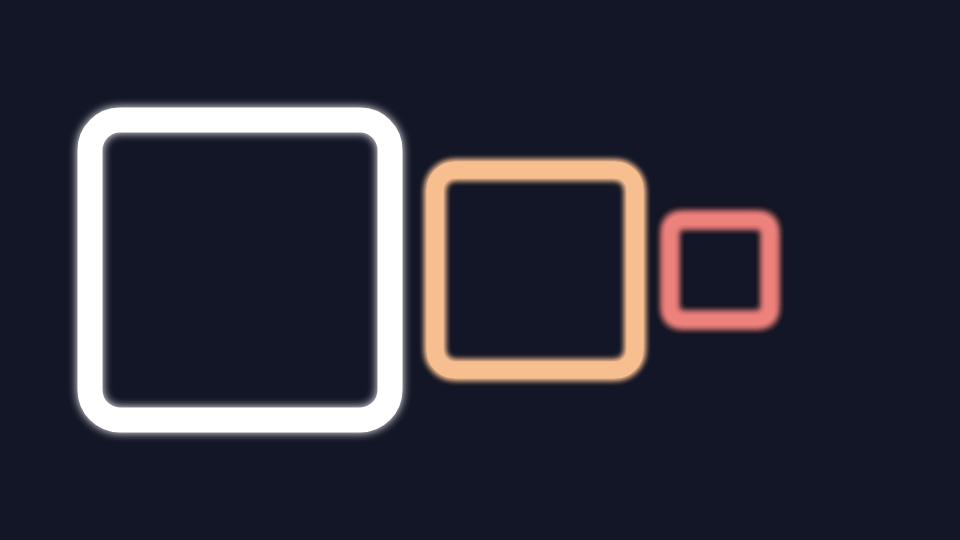
Frame 1 (no input)
Frame 60 (no input): identical to frame 1, image omitted
Frame 120 (the mouse pressed at the canvas centre since frame 60): identical to frame 1, image omitted

The p5.js sketch that drew this single still picture (run headless with seeded random() and noise() and a simulated clock; from frame 60 on, the mouse is pressed at the canvas centre):

// p5.js sketch
// ── sketch.js
function setup(){
  createCanvas(960, 540);
  colorMode(HSB, 360, 100, 100, 100);
  rectMode(CENTER);
}

function draw(){
  background(230, 50, 15);

  glowRect(width/4, height/2, 300, 1, 10, color(255, 100));
  glowRect(width/2+55, height/2, 200, 3, 7, color(27, 42, 97, 100));//color name: 洒落柿(しゃれがき)
  glowRect(width*3/4, height/2, 100, 6, 10, color(3, 48, 93, 100));//color name: 甚三紅(じんざもみ)
}

function glowRect(x, y, size, depth, blurriness, rectColor){
  noFill();
  stroke(rectColor);
  strokeWeight(size/12);

  glow(rectColor, blurriness);

  for(let i=0; i<depth; i++){
    rect(x, y, size, size, size/10);
  }
}

function glow(glowColor, blurriness){
  drawingContext.shadowOffsetX = 0;
  drawingContext.shadowOffsetY = 0;
  drawingContext.shadowBlur = blurriness;
  drawingContext.shadowColor = glowColor;
}
